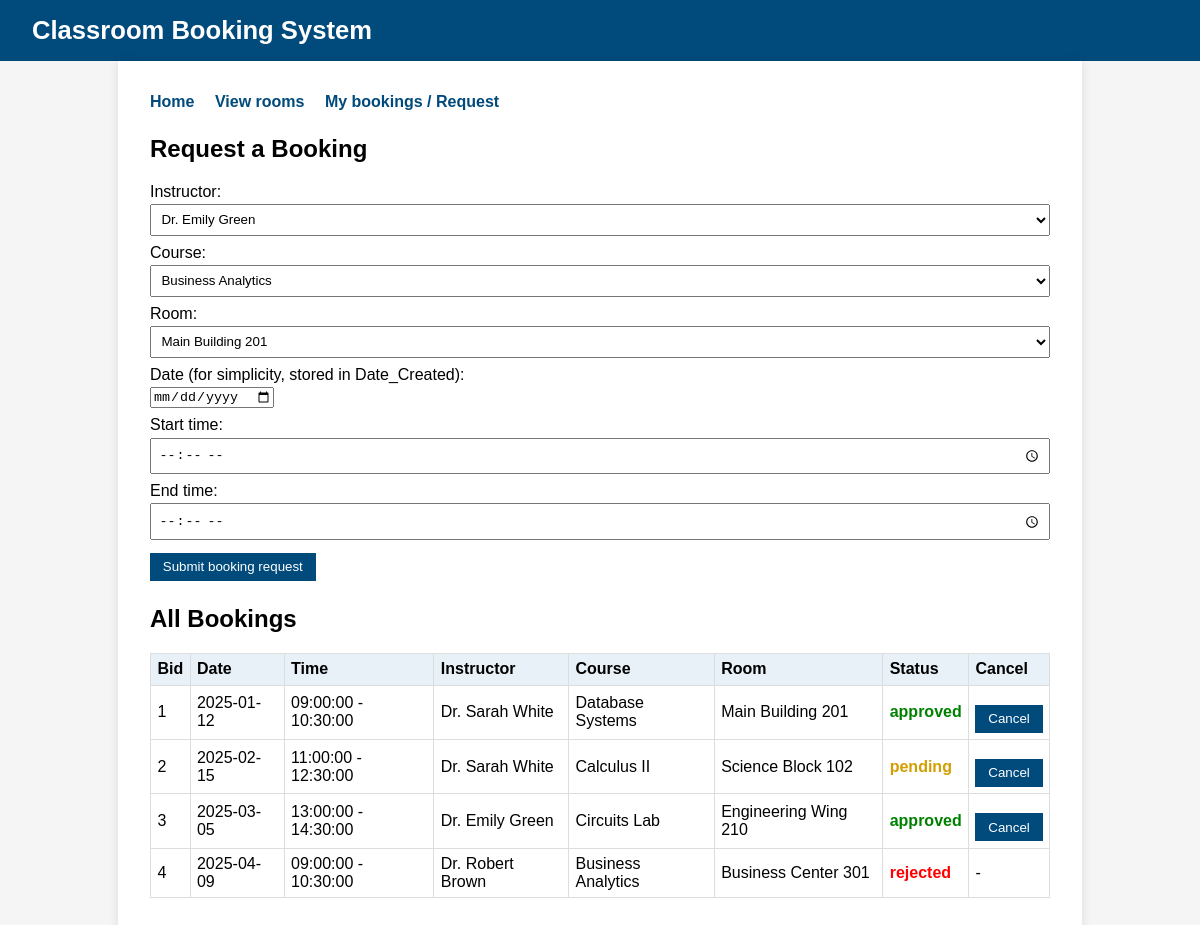
The app's page /project-root/instructor_bookings.php with its own data.
### tables this page shows
Create Table Bookings(
Date_Created datetime,
Start_Time time,
End_Time time,
Status text,
Iid int,
Cid int,
Rid int,
foreign key (Iid) references Instructors (Iid),
foreign key (Cid) references Courses (Cid),
foreign key (Rid) references Rooms (Rid),
Bid int primary key
);

Create Table Instructors(
name varchar(32),
department varchar(64),
Contact_Info VARCHAR(20),
Iid int primary key
);

Create Table Courses(
Course_Name varchar(32),
Credit_Hours int,
 Required_Room_Features text,
 Cid int primary key
 );

Create Table Rooms(
Capacity int,
Availability boolean,
Location varchar(64),
Tech_Feature text,
Rid int primary key
);

### project-root/instructor_bookings.php (the view, shortened to what this page needs)
<?php
include 'includes/db.php';
$instructors = $pdo->query("SELECT Iid, name FROM Instructors ORDER BY name")->fetchAll();
$courses     = $pdo->query("SELECT Cid, Course_Name FROM Courses ORDER BY Course_Name")->fetchAll();
$rooms       = $pdo->query("SELECT Rid, Location FROM Rooms ORDER BY Rid")->fetchAll();
$bookingsSql = "SELECT b.Bid, b.Date_Created, b.Start_Time, b.End_Time, b.Status,
                       i.name AS instructor, c.Course_Name AS course, r.Location AS room
                FROM Bookings b
                JOIN Instructors i ON b.Iid = i.Iid
                JOIN Courses c     ON b.Cid = c.Cid
                JOIN Rooms r       ON b.Rid = r.Rid
                ORDER BY b.Date_Created, b.Start_Time";
$bookingStmt = $pdo->query($bookingsSql);
$bookings = $bookingStmt->fetchAll();
?>
<!DOCTYPE html>
<html lang="en">
<head>
    <link rel="stylesheet" href="css/style.css">
</head>
<body>
<header>
    <h1>Classroom Booking System</h1>
</header>
<main>
    <nav>
        <a href="index.php">Home</a>
        <a href="instructor_rooms.php">View rooms</a>
        <a href="instructor_bookings.php">My bookings / Request</a>
    </nav>
    <h2>Request a Booking</h2>
    <form method="post">
        <label for="iid">Instructor:</label>
        <select name="iid" id="iid" required>
            <?php foreach ($instructors as $inst): ?>
                <option value="<?php echo $inst['Iid']; ?>"><?php echo htmlspecialchars($inst['name']); ?></option>
            <?php endforeach; ?>
        </select>
        <label for="cid">Course:</label>
        <select name="cid" id="cid" required>
            <?php foreach ($courses as $course): ?>
                <option value="<?php echo $course['Cid']; ?>"><?php echo htmlspecialchars($course['Course_Name']); ?></option>
            <?php endforeach; ?>
        </select>
        <label for="rid">Room:</label>
        <select name="rid" id="rid" required>
            <?php foreach ($rooms as $room): ?>
                <option value="<?php echo $room['Rid']; ?>"><?php echo htmlspecialchars($room['Location']); ?></option>
            <?php endforeach; ?>
        </select>
        <label for="date">Date (for simplicity, stored in Date_Created):</label>
        <input type="date" name="date" id="date" required>
        <label for="start_time">Start time:</label>
        <input type="time" name="start_time" id="start_time" required>
        <label for="end_time">End time:</label>
        <input type="time" name="end_time" id="end_time" required>
        <input type="submit" value="Submit booking request">
    </form>
    <h2>All Bookings</h2>
    <table>
        <tr>
            <th>Bid</th>
            <th>Date</th>
            <th>Time</th>
            <th>Instructor</th>
            <th>Course</th>
            <th>Room</th>
            <th>Status</th>
            <th>Cancel</th>
        </tr>
        <?php foreach ($bookings as $b): ?>
            <tr>
                <td><?php echo $b['Bid']; ?></td>
                <td><?php echo substr($b['Date_Created'], 0, 10); ?></td>
                <td><?php echo $b['Start_Time'] . ' - ' . $b['End_Time']; ?></td>
                <td><?php echo htmlspecialchars($b['instructor']); ?></td>
                <td><?php echo htmlspecialchars($b['course']); ?></td>
                <td><?php echo htmlspecialchars($b['room']); ?></td>
                <td class="status-<?php echo strtolower($b['Status']); ?>">
                    <?php echo htmlspecialchars($b['Status']); ?>
                </td>
                <td>
                    <?php if ($b['Status'] === 'pending' || $b['Status'] === 'approved'): ?>
                        <form method="post" style="margin:0;">
                            <input type="submit" value="Cancel">
                        </form>
                    <?php else: ?>
                        -
                    <?php endif; ?>
                </td>
            </tr>
        <?php endforeach; ?>
    </table>
</main>
</body>
</html>

### project-root/css/style.css (style rules this page uses)
body { font-family: Arial, sans-serif; margin: 0; padding: 0; background: #f5f5f5; }
header { background: #004a7c; color: white; padding: 1rem 2rem; }
header h1 { margin: 0; font-size: 1.6rem; }
main { padding: 2rem; max-width: 900px; margin: 0 auto; background: white; min-height: 80vh; box-shadow: 0 0 10px rgba(0,0,0,0.1); }
nav a { margin-right: 1rem; text-decoration: none; color: #004a7c; font-weight: bold; }
nav { margin-bottom: 1.5rem; }
h2 { margin-top: 0; }
form { margin-bottom: 1.5rem; }
label { display: block; margin: 0.5rem 0 0.2rem; }
input[type="text"], input[type="number"], input[type="time"], select { width: 100%; padding: 0.4rem; box-sizing: border-box; }
button, input[type="submit"] { margin-top: 0.8rem; padding: 0.4rem 0.8rem; border: none; background: #004a7c; color: white; cursor: pointer; }
table { width: 100%; border-collapse: collapse; margin-top: 1rem; }
th, td { border: 1px solid #ddd; padding: 0.4rem; text-align: left; }
th { background: #e9f1f8; }
.status-approved { color: green; font-weight: bold; }
.status-pending { color: #d39e00; font-weight: bold; }
.status-rejected { color: red; font-weight: bold; }

### records on screen
bookings: Bid "1", Date_Created "2025-01-12", Start_Time "09:00:00", End_Time "10:30:00", Iid.name "Dr. Sarah White", Cid.Course_Name "Database Systems", Rid.Location "Main Building 201", Status "approved"
bookings: Bid "2", Date_Created "2025-02-15", Start_Time "11:00:00", End_Time "12:30:00", Iid.name "Dr. Sarah White", Cid.Course_Name "Calculus II", Rid.Location "Science Block 102", Status "pending"
bookings: Bid "3", Date_Created "2025-03-05", Start_Time "13:00:00", End_Time "14:30:00", Iid.name "Dr. Emily Green", Cid.Course_Name "Circuits Lab", Rid.Location "Engineering Wing 210", Status "approved"
bookings: Bid "4", Date_Created "2025-04-09", Start_Time "09:00:00", End_Time "10:30:00", Iid.name "Dr. Robert Brown", Cid.Course_Name "Business Analytics", Rid.Location "Business Center 301", Status "rejected"

### other values on screen
form field iid "Dr. Emily Green"
form field cid "Business Analytics"
form field rid "Main Building 201"
